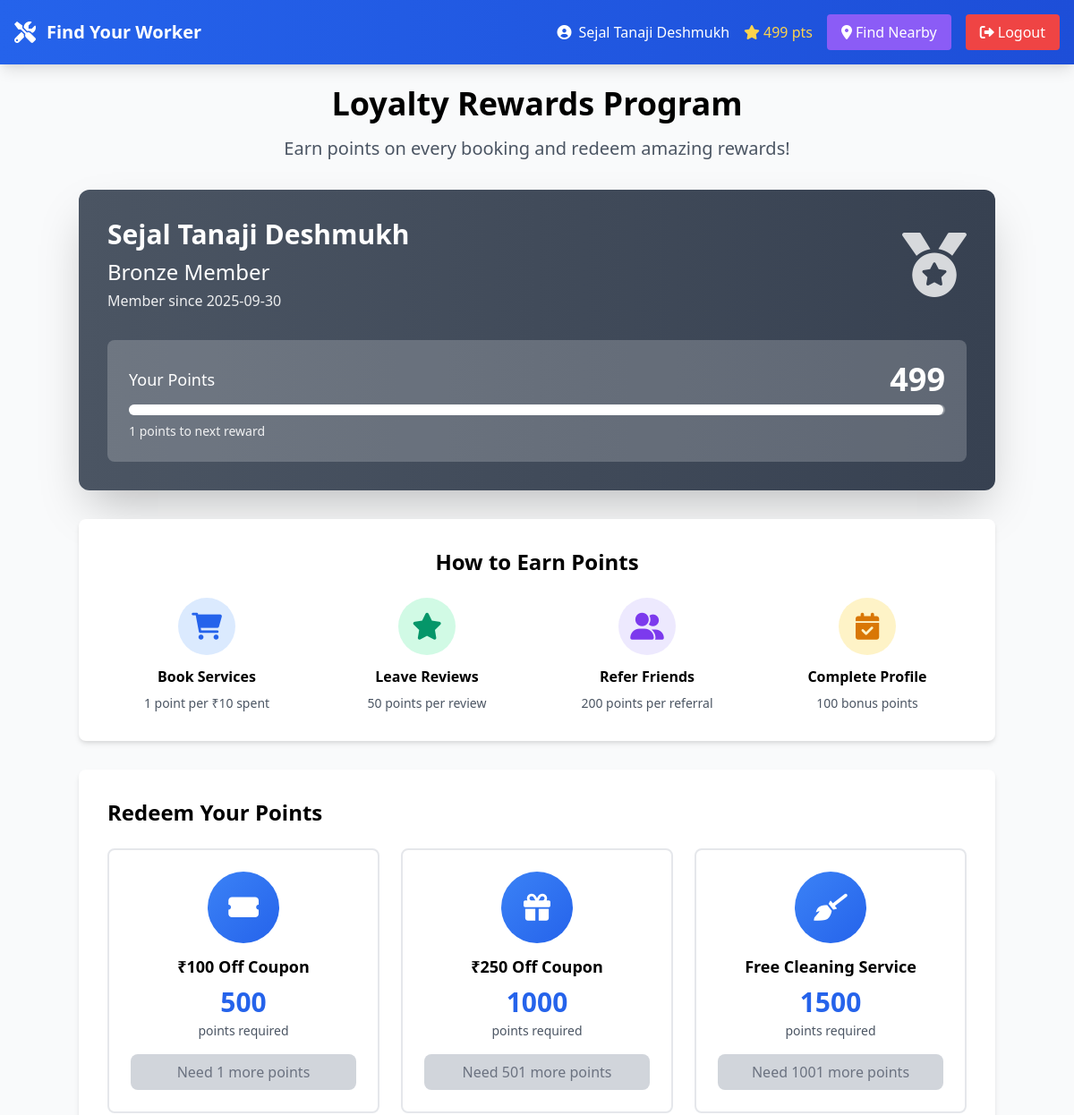
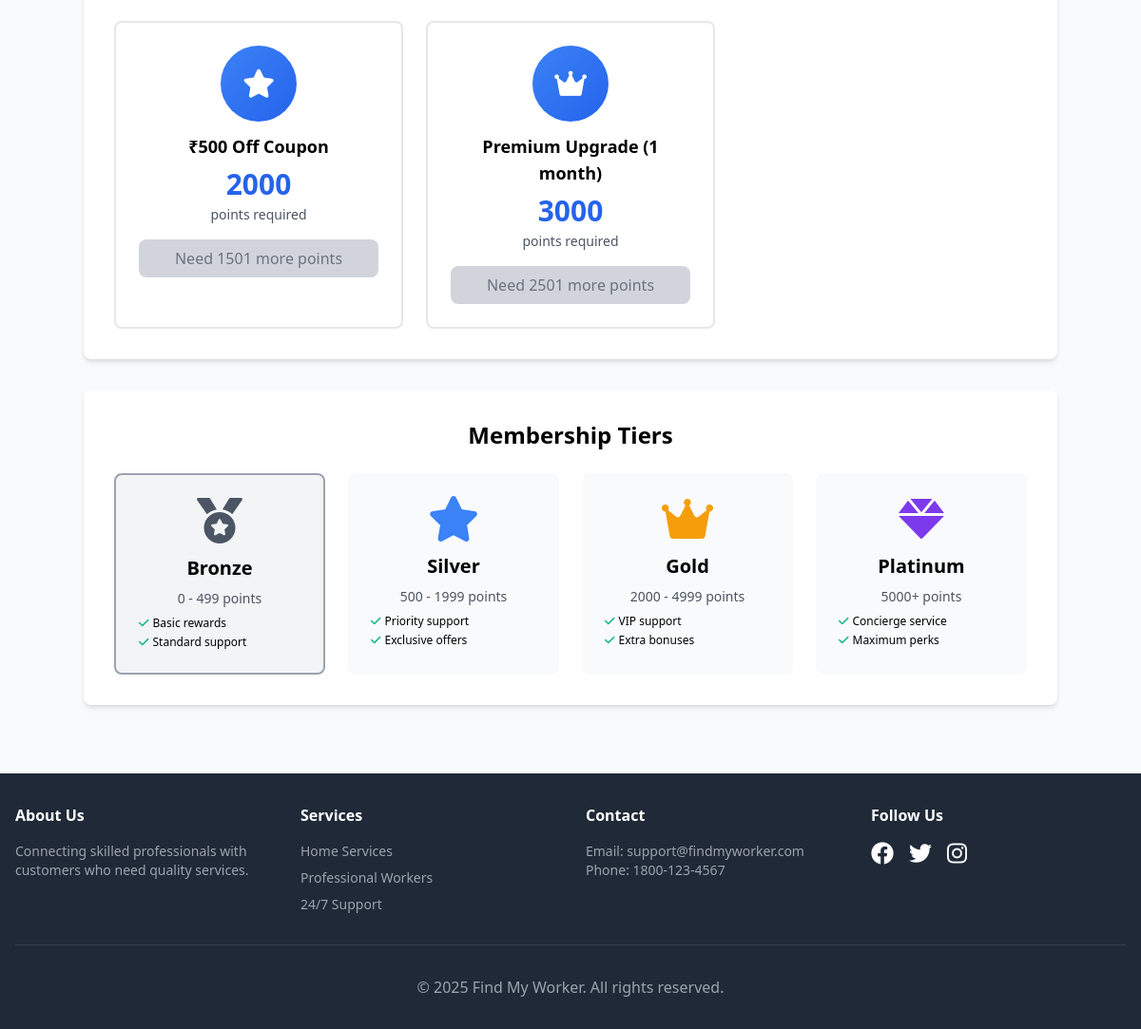
/loyalty_rewards (signed in), run on the app's committed database (2 pictures, top to bottom).
### tables this page shows
CREATE TABLE users (
            id INTEGER PRIMARY KEY AUTOINCREMENT,
            email TEXT UNIQUE NOT NULL,
            password TEXT NOT NULL,
            name TEXT NOT NULL,
            phone TEXT,
            address TEXT,
            city TEXT,
            locality TEXT,
            user_type TEXT NOT NULL,
            loyalty_points INTEGER DEFAULT 0,
            is_premium BOOLEAN DEFAULT 0,
            created_at TIMESTAMP DEFAULT CURRENT_TIMESTAMP
        );

### app.py (the view)
@app.route('/loyalty_rewards')
@login_required
def loyalty_rewards():
    conn = get_db_connection()
    user = conn.execute('SELECT * FROM users WHERE id = ?', (session['user_id'],)).fetchone()
    conn.close()
    points = user['loyalty_points']
    level = 'Bronze'
    if points >= 5000:
        level = 'Platinum'
    elif points >= 2000:
        level = 'Gold'
    elif points >= 500:
        level = 'Silver'
    rewards = [
        {'name': '₹100 Off Coupon', 'points': 500, 'icon': 'ticket-alt'},
        {'name': '₹250 Off Coupon', 'points': 1000, 'icon': 'gift'},
        {'name': 'Free Cleaning Service', 'points': 1500, 'icon': 'broom'},
        {'name': '₹500 Off Coupon', 'points': 2000, 'icon': 'star'},
        {'name': 'Premium Upgrade (1 month)', 'points': 3000, 'icon': 'crown'}
    ]
    return render_template('loyalty_rewards.html', user=user, level=level, rewards=rewards)

### app.py (called while the page is built)
def login_required(f):
    @wraps(f)
    def decorated_function(*args, **kwargs):
        if 'user_id' not in session:
            return redirect(url_for('login'))
        return f(*args, **kwargs)
    return decorated_function

def get_db_connection():
    conn = sqlite3.connect('service_portal.db', timeout=30.0)
    conn.row_factory = sqlite3.Row
    conn.execute('PRAGMA journal_mode=WAL')
    return conn

### templates/loyalty_rewards.html (shortened to what this page needs)
{% extends "base.html" %}
{% block content %}
<div class="max-w-5xl mx-auto">
    <div class="text-center mb-8">
        <h2 class="text-4xl font-bold mb-4">Loyalty Rewards Program</h2>
        <p class="text-xl text-gray-600">Earn points on every booking and redeem amazing rewards!</p>
    </div>
    <div class="bg-gradient-to-r from-{{
        'gray-600 to-gray-700' if level == 'Bronze' else
        'yellow-400 to-yellow-500' if level == 'Silver' else
        'yellow-500 to-yellow-600' if level == 'Gold' else
        'purple-600 to-purple-700'
    }} text-white rounded-xl shadow-2xl p-8 mb-8">
        <div class="flex items-center justify-between">
            <div>
                <h3 class="text-3xl font-bold mb-2">{{ user.name }}</h3>
                <p class="text-2xl mb-1">{{ level }} Member</p>
                <p class="opacity-90">Member since {{ user.created_at[:10] }}</p>
            </div>
            <div class="text-right">
                <i class="fas fa-{{ 'medal' if level == 'Bronze' else 'star' if level == 'Silver' else 'crown' if level == 'Gold' else 'gem' }} text-7xl opacity-80"></i>
            </div>
        </div>
        <div class="mt-8 bg-white bg-opacity-20 rounded-lg p-6">
            <div class="flex justify-between items-center mb-2">
                <span class="text-lg">Your Points</span>
                <span class="text-4xl font-bold">{{ user.loyalty_points }}</span>
            </div>
            <div class="w-full bg-white bg-opacity-30 rounded-full h-3">
                <div class="bg-white rounded-full h-3" style="width: {{ (user.loyalty_points % 500) / 5 }}%"></div>
            </div>
            <p class="text-sm mt-2 opacity-90">{{ 500 - (user.loyalty_points % 500) }} points to next reward</p>
        </div>
    </div>
    <div class="bg-white rounded-lg shadow-md p-8 mb-8">
        <h3 class="text-2xl font-bold mb-6 text-center">How to Earn Points</h3>
        <div class="grid md:grid-cols-4 gap-6">
            <div class="text-center">
                <div class="bg-blue-100 w-16 h-16 rounded-full flex items-center justify-center mx-auto mb-3">
                    <i class="fas fa-shopping-cart text-3xl text-blue-600"></i>
                </div>
                <h4 class="font-semibold mb-2">Book Services</h4>
                <p class="text-sm text-gray-600">1 point per ₹10 spent</p>
            </div>
            <div class="text-center">
                <div class="bg-green-100 w-16 h-16 rounded-full flex items-center justify-center mx-auto mb-3">
                    <i class="fas fa-star text-3xl text-green-600"></i>
                </div>
                <h4 class="font-semibold mb-2">Leave Reviews</h4>
                <p class="text-sm text-gray-600">50 points per review</p>
            </div>
            <div class="text-center">
                <div class="bg-purple-100 w-16 h-16 rounded-full flex items-center justify-center mx-auto mb-3">
                    <i class="fas fa-user-friends text-3xl text-purple-600"></i>
                </div>
                <h4 class="font-semibold mb-2">Refer Friends</h4>
                <p class="text-sm text-gray-600">200 points per referral</p>
            </div>
            <div class="text-center">
                <div class="bg-yellow-100 w-16 h-16 rounded-full flex items-center justify-center mx-auto mb-3">
                    <i class="fas fa-calendar-check text-3xl text-yellow-600"></i>
                </div>
                <h4 class="font-semibold mb-2">Complete Profile</h4>
                <p class="text-sm text-gray-600">100 bonus points</p>
            </div>
        </div>
    </div>
    <div class="bg-white rounded-lg shadow-md p-8">
        <h3 class="text-2xl font-bold mb-6">Redeem Your Points</h3>
        <div class="grid md:grid-cols-3 gap-6">
            {% for reward in rewards %}
            <div class="border-2 rounded-lg p-6 hover:border-blue-500 hover:shadow-lg transition-all">
                <div class="text-center mb-4">
                    <div class="bg-gradient-to-br from-blue-500 to-blue-600 w-20 h-20 rounded-full flex items-center justify-center mx-auto mb-3">
                        <i class="fas fa-{{ reward.icon }} text-3xl text-white"></i>
                    </div>
                    <h4 class="font-semibold text-lg mb-2">{{ reward.name }}</h4>
                    <p class="text-3xl font-bold text-blue-600 mb-1">{{ reward.points }}</p>
                    <p class="text-sm text-gray-600">points required</p>
                </div>
                {% if user.loyalty_points >= reward.points %}
                <button onclick="redeemReward('{{ reward.name }}', {{ reward.points }})"
                        class="w-full bg-blue-500 text-white py-2 px-4 rounded-lg hover:bg-blue-600 font-semibold">
                    Redeem Now
                </button>
                {% else %}
                <button disabled
                        class="w-full bg-gray-300 text-gray-500 py-2 px-4 rounded-lg cursor-not-allowed">
                    Need {{ reward.points - user.loyalty_points }} more points
                </button>
                {% endif %}
            </div>
            {% endfor %}
        </div>
    </div>
    <div class="mt-8 bg-white rounded-lg shadow-md p-8">
        <h3 class="text-2xl font-bold mb-6 text-center">Membership Tiers</h3>
        <div class="grid md:grid-cols-4 gap-6">
            <div class="text-center p-6 rounded-lg {{ 'bg-gray-100 border-2 border-gray-400' if level == 'Bronze' else 'bg-gray-50' }}">
                <i class="fas fa-medal text-5xl text-gray-600 mb-3"></i>
                <h4 class="font-bold text-xl mb-2">Bronze</h4>
                <p class="text-sm text-gray-600 mb-2">0 - 499 points</p>
                <ul class="text-xs text-left space-y-1">
                    <li><i class="fas fa-check text-green-500 mr-1"></i>Basic rewards</li>
                    <li><i class="fas fa-check text-green-500 mr-1"></i>Standard support</li>
                </ul>
            </div>
            <div class="text-center p-6 rounded-lg {{ 'bg-blue-100 border-2 border-blue-400' if level == 'Silver' else 'bg-gray-50' }}">
                <i class="fas fa-star text-5xl text-blue-500 mb-3"></i>
                <h4 class="font-bold text-xl mb-2">Silver</h4>
                <p class="text-sm text-gray-600 mb-2">500 - 1999 points</p>
                <ul class="text-xs text-left space-y-1">
                    <li><i class="fas fa-check text-green-500 mr-1"></i>Priority support</li>
                    <li><i class="fas fa-check text-green-500 mr-1"></i>Exclusive offers</li>
                </ul>
            </div>
            <div class="text-center p-6 rounded-lg {{ 'bg-yellow-100 border-2 border-yellow-400' if level == 'Gold' else 'bg-gray-50' }}">
                <i class="fas fa-crown text-5xl text-yellow-500 mb-3"></i>
                <h4 class="font-bold text-xl mb-2">Gold</h4>
                <p class="text-sm text-gray-600 mb-2">2000 - 4999 points</p>
                <ul class="text-xs text-left space-y-1">
                    <li><i class="fas fa-check text-green-500 mr-1"></i>VIP support</li>
                    <li><i class="fas fa-check text-green-500 mr-1"></i>Extra bonuses</li>
                </ul>
            </div>
            <div class="text-center p-6 rounded-lg {{ 'bg-purple-100 border-2 border-purple-400' if level == 'Platinum' else 'bg-gray-50' }}">
                <i class="fas fa-gem text-5xl text-purple-600 mb-3"></i>
                <h4 class="font-bold text-xl mb-2">Platinum</h4>
                <p class="text-sm text-gray-600 mb-2">5000+ points</p>
                <ul class="text-xs text-left space-y-1">
                    <li><i class="fas fa-check text-green-500 mr-1"></i>Concierge service</li>
                    <li><i class="fas fa-check text-green-500 mr-1"></i>Maximum perks</li>
                </ul>
            </div>
        </div>
    </div>
</div>
{% endblock %}

### templates/base.html (shortened to what this page needs)
<!DOCTYPE html>
<html lang="en">
<head>
    <link href="https://cdnjs.cloudflare.com/ajax/libs/tailwindcss/2.2.19/tailwind.min.css" rel="stylesheet">
    <link href="https://cdnjs.cloudflare.com/ajax/libs/font-awesome/6.0.0/css/all.min.css" rel="stylesheet">
    <link rel="stylesheet" href="https://unpkg.com/leaflet@1.9.4/dist/leaflet.css"/>
</head>
<body class="bg-gray-50">
    <nav class="bg-gradient-to-r from-blue-600 to-blue-700 shadow-lg">
        <div class="max-w-7xl mx-auto px-4">
            <div class="flex justify-between items-center py-4">
                <div class="flex items-center">
                    <i class="fas fa-tools text-white text-2xl mr-3"></i>
                    <h1 class="text-white text-xl font-bold">Find Your Worker</h1>
                </div>
                <div class="flex items-center space-x-4">
                    {% if session.user_id %}
                        <span class="text-white flex items-center">
                            <i class="fas fa-user-circle mr-2"></i>{{ session.user_name }}
                        </span>
                        {% if session.user_type == 'user' %}
                        <span class="text-yellow-300 flex items-center">
                            <i class="fas fa-star mr-1"></i>{{ session.loyalty_points }} pts
                        </span>
                        <a href="{{ url_for('nearby_workers_page') }}"
                           class="bg-purple-500 text-white px-4 py-2 rounded hover:bg-purple-600">
                            <i class="fas fa-map-marker-alt mr-1"></i>Find Nearby
                        </a>
                        {% endif %}
                        <a href="{{ url_for('logout') }}" class="bg-red-500 text-white px-4 py-2 rounded hover:bg-red-600">
                            <i class="fas fa-sign-out-alt mr-1"></i>Logout
                        </a>
                    {% else %}
                        <a href="{{ url_for('login') }}" class="text-white hover:text-blue-200">Login</a>
                        <a href="{{ url_for('register') }}" class="bg-green-500 text-white px-4 py-2 rounded hover:bg-green-600">Register</a>
                    {% endif %}
                </div>
            </div>
        </div>
    </nav>
    <main class="max-w-7xl mx-auto py-6 px-4">
        {% block content %}{% endblock %}
    </main>
    <footer class="bg-gray-800 text-white py-8 mt-12">
        <div class="max-w-7xl mx-auto px-4">
            <div class="grid md:grid-cols-4 gap-8">
                <div>
                    <h3 class="font-bold mb-4">About Us</h3>
                    <p class="text-gray-400 text-sm">Connecting skilled professionals with customers who need quality services.</p>
                </div>
                <div>
                    <h3 class="font-bold mb-4">Services</h3>
                    <ul class="text-gray-400 text-sm space-y-2">
                        <li>Home Services</li>
                        <li>Professional Workers</li>
                        <li>24/7 Support</li>
                    </ul>
                </div>
                <div>
                    <h3 class="font-bold mb-4">Contact</h3>
                    <p class="text-gray-400 text-sm">Email: support@findmyworker.com</p>
                    <p class="text-gray-400 text-sm">Phone: 1800-123-4567</p>
                </div>
                <div>
                    <h3 class="font-bold mb-4">Follow Us</h3>
                    <div class="flex space-x-4">
                        <i class="fab fa-facebook text-2xl cursor-pointer hover:text-blue-500"></i>
                        <i class="fab fa-twitter text-2xl cursor-pointer hover:text-blue-400"></i>
                        <i class="fab fa-instagram text-2xl cursor-pointer hover:text-pink-500"></i>
                    </div>
                </div>
            </div>
            <div class="text-center mt-8 pt-8 border-t border-gray-700">
                <p class="text-gray-400">&copy; 2025 Find My Worker. All rights reserved.</p>
            </div>
        </div>
    </footer>
</body>
</html>

### data on the page
users: user_name "Sejal Tanaji Deshmukh", name "Sejal Tanaji Deshmukh", created_at "2025-09-30", loyalty_points "499", 500-(user.loyalty_points%500) "1", reward.points-user.loyalty_points "1" "501" "1001" "1501" "2501"

### other printed values
{{ session.loyalty_points }} "499"
{{ level }} "Bronze"
{{ reward.name }} "₹100 Off Coupon" "₹250 Off Coupon" "Free Cleaning Service" "₹500 Off Coupon" "Premium Upgrade (1 month)"
{{ reward.points }} "500" "1000" "1500" "2000" "3000"
